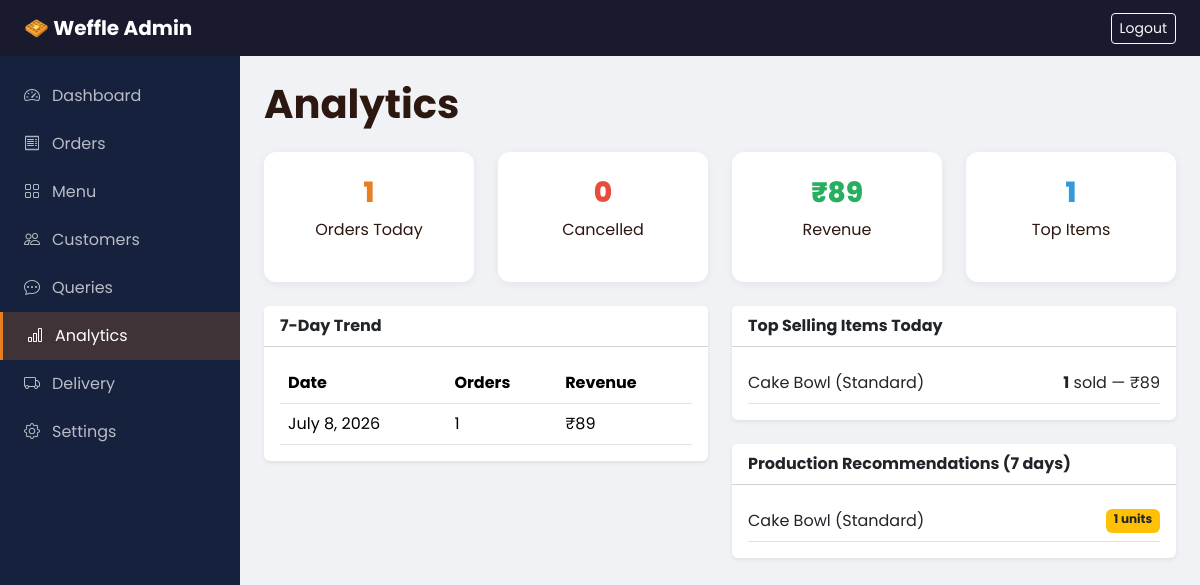
The page /admin-panel/analytics/ (signed in) on the database its author committed.
### shop/models.py (models this page shows, shortened)
class OrderItem(models.Model):
    order = models.ForeignKey(Order, on_delete=models.CASCADE, related_name='items')
    menu_item = models.ForeignKey(MenuItem, on_delete=models.SET_NULL, null=True)
    variant = models.ForeignKey(MenuVariant, on_delete=models.SET_NULL, null=True)
    item_name = models.CharField(max_length=200)
    variant_name = models.CharField(max_length=100)
    quantity = models.PositiveIntegerField(default=1)
    unit_price = models.DecimalField(max_digits=8, decimal_places=2)
    subtotal = models.DecimalField(max_digits=10, decimal_places=2)

### shop/views.py (the view)
# urls.py: path('admin-panel/analytics/', views.admin_analytics, name='admin_analytics'),
@admin_required
def admin_analytics(request):
    today = get_daily_analytics()
    week = get_weekly_trend()
    recommendations = get_production_recommendations()
    return render(
        request,
        'shop/admin/analytics.html',
        {'today': today, 'week': week, 'recommendations': recommendations},
    )

### shop/context_processors.py (called while the page is built)
def site_settings(request):
    return {
        'SITE_NAME': settings.SITE_NAME,
        'CURRENCY': settings.CURRENCY_SYMBOL,
        'cart_count': cart_count(request) if request.user.is_authenticated else 0,
    }

### shop/models.py (called while the page is built)
    @property
    def is_shop_admin(self):
        return self.role == self.ROLE_ADMIN or self.is_superuser

### shop/utils.py (called while the page is built)
def get_cart(request):
    return request.session.get('cart', {})

def cart_count(request):
    cart = get_cart(request)
    return sum(item.get('quantity', 0) for item in cart.values())

def get_production_recommendations(days=7):
    since = timezone.now() - timezone.timedelta(days=days)
    items = (
        OrderItem.objects.filter(order__created_at__gte=since)
        .exclude(order__status=Order.STATUS_CANCELLED)
        .values('item_name', 'variant_name')
        .annotate(total_qty=Sum('quantity'))
        .order_by('-total_qty')[:8]
    )
    return list(items)

def get_weekly_trend():
    since = timezone.now() - timezone.timedelta(days=7)
    return list(
        Order.objects.filter(created_at__gte=since)
        .exclude(status=Order.STATUS_CANCELLED)
        .annotate(day=TruncDate('created_at'))
        .values('day')
        .annotate(orders=Count('id'), revenue=Sum('total_amount'))
        .order_by('day')
    )

### templates/shop/admin/analytics.html
{% extends 'shop/admin/base_admin.html' %}
{% block admin_content %}
<div class="p-4">
    <h1 class="fw-bold mb-4">Analytics</h1>
    <div class="row g-4 mb-4">
        <div class="col-md-3"><div class="admin-stat"><h3>{{ today.orders_placed }}</h3><p>Orders Today</p></div></div>
        <div class="col-md-3"><div class="admin-stat stat-red"><h3>{{ today.orders_cancelled }}</h3><p>Cancelled</p></div></div>
        <div class="col-md-3"><div class="admin-stat stat-green"><h3>{{ CURRENCY }}{{ today.revenue }}</h3><p>Revenue</p></div></div>
        <div class="col-md-3"><div class="admin-stat stat-blue"><h3>{{ today.top_items|length }}</h3><p>Top Items</p></div></div>
    </div>
    <div class="row g-4">
        <div class="col-lg-6">
            <div class="card shadow-sm border-0">
                <div class="card-header bg-white fw-bold">7-Day Trend</div>
                <div class="card-body">
                    <table class="table mb-0">
                        <thead><tr><th>Date</th><th>Orders</th><th>Revenue</th></tr></thead>
                        <tbody>
                            {% for day in week %}
                            <tr>
                                <td>{{ day.day }}</td>
                                <td>{{ day.orders }}</td>
                                <td>{{ CURRENCY }}{{ day.revenue|default:0 }}</td>
                            </tr>
                            {% empty %}
                            <tr><td colspan="3" class="text-muted">No data</td></tr>
                            {% endfor %}
                        </tbody>
                    </table>
                </div>
            </div>
        </div>
        <div class="col-lg-6">
            <div class="card shadow-sm border-0">
                <div class="card-header bg-white fw-bold">Top Selling Items Today</div>
                <div class="card-body">
                    {% for item in today.top_items %}
                    <div class="d-flex justify-content-between py-2 border-bottom">
                        <span>{{ item.item_name }} ({{ item.variant_name }})</span>
                        <span><strong>{{ item.qty }}</strong> sold — {{ CURRENCY }}{{ item.revenue }}</span>
                    </div>
                    {% empty %}
                    <p class="text-muted">No sales today</p>
                    {% endfor %}
                </div>
            </div>
            <div class="card shadow-sm border-0 mt-4">
                <div class="card-header bg-white fw-bold">Production Recommendations (7 days)</div>
                <div class="card-body">
                    {% for item in recommendations %}
                    <div class="d-flex justify-content-between py-2 border-bottom">
                        <span>{{ item.item_name }} ({{ item.variant_name }})</span>
                        <span class="badge bg-warning text-dark">{{ item.total_qty }} units</span>
                    </div>
                    {% endfor %}
                </div>
            </div>
        </div>
    </div>
</div>
{% endblock %}

### static/shop/css/style.css (style rules this page uses)
:root { --weffle-primary: #e67e22; --weffle-dark: #d35400; --weffle-light: #fdebd0; --weffle-bg: #fffaf5; --weffle-text: #2c1810; --nav-height: 70px; }
* { box-sizing: border-box; }
body { font-family: 'Poppins', sans-serif; background: var(--weffle-bg); color: var(--weffle-text); min-height: 100vh; display: flex; flex-direction: column; }
.admin-page { background: #f0f2f5; }
.admin-stat { background: #fff; border-radius: 12px; padding: 1.5rem; text-align: center; box-shadow: 0 2px 10px rgba(0,0,0,0.06); }
.admin-stat h3 { font-weight: 800; color: var(--weffle-primary); }
.admin-stat.stat-green h3 { color: #27ae60; }
.admin-stat.stat-red h3 { color: #e74c3c; }
.admin-stat.stat-blue h3 { color: #3498db; }

### rows shown on the page
OrderItem: item_name "Cake Bowl", variant_name "Standard", qty "1", CURRENCY "₹", revenue "89", total_qty "1"

### other values the page prints
{{ SITE_NAME }} "Weffle"
{{ today.orders_placed }} "1"
{{ today.orders_cancelled }} "0"
{{ CURRENCY }} "₹"
{{ today.revenue }} "89"
{{ today.top_items|length }} "1"
{{ day.day }} "July 8, 2026"
{{ day.orders }} "1"
{{ day.revenue|default:0 }} "89"
